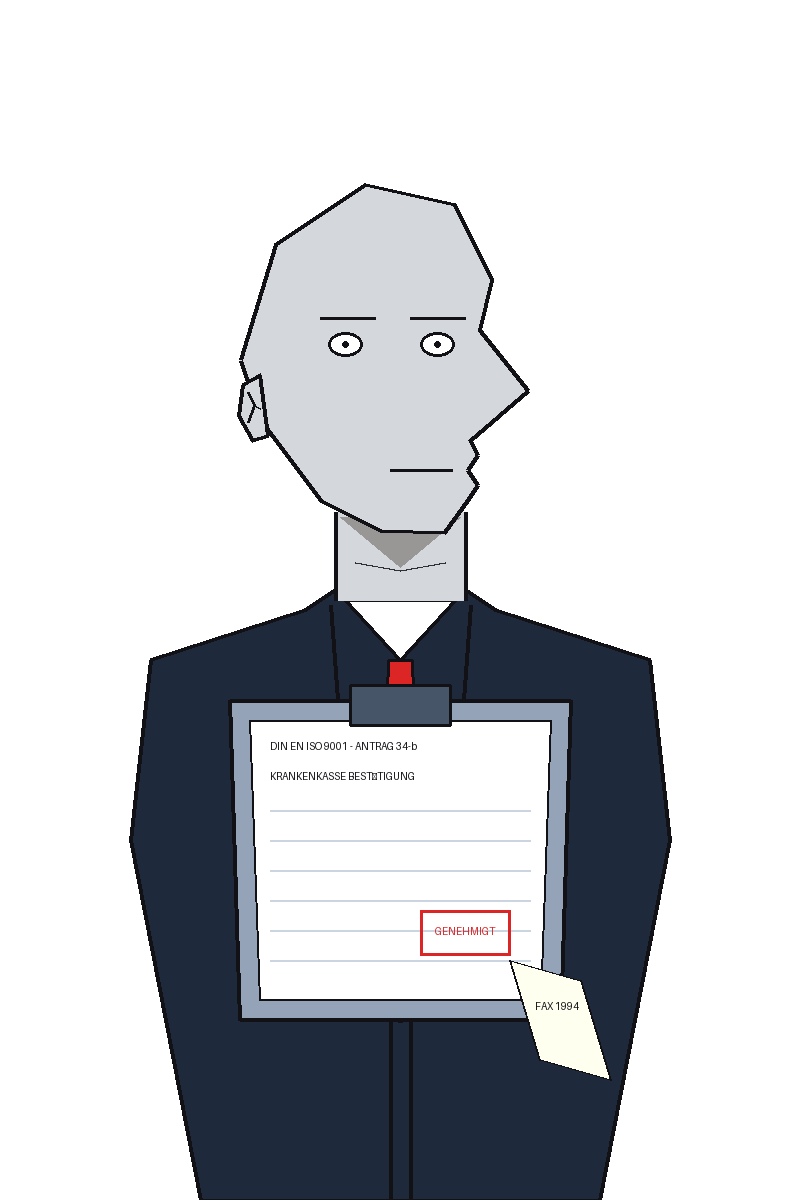
#> input picture assets/test_wojaks/germany_din_fax.png, 800 x 1200 px
$ python -i lighting.py   (imports and definitions only)
#> lines starting #> are read from the running program, lines starting #| are printed output that depends on the picture
#> further down, picture is the input picture: PIL image 800x1200 RGBA; mean R, G, B, A 47.7, 49.9, 53.7, 96.9
"""Pure Pillow coloured-light helpers for explainer scenes in the long-form renderer.

The in-place helpers accept RGB or RGBA images and keep the size, mode and alpha
channel of the image they change. ``add_bloom`` returns a new RGB image. Colour and
intensity values are clamped, and any geometry that falls outside the canvas is
clipped rather than raising. Blurs run at reduced size where that is cheap.
"""

from __future__ import annotations

import math
import random
from collections.abc import Sequence

from PIL import Image, ImageChops, ImageDraw, ImageFilter

_BLACK = (0, 0, 0)
_WHITE_HOT = (255, 248, 232)
_CONE_LAYERS = 12
_DOWNSCALE = 4


def _clamp01(value: float) -> float:
    return max(0.0, min(1.0, float(value)))


def _rgb_triplet(color: Sequence[float]) -> tuple[int, int, int]:
    r, g, b = (int(max(0, min(255, round(c)))) for c in tuple(color)[:3])
    return (r, g, b)


def _scale_lut(k: float, gain: float = 1.0) -> list[int]:
    """Return a 256-entry LUT that multiplies values by ``k * gain`` with clamping."""
    return [min(255, int(v * k * gain)) for v in range(256)]


# [28 lines left out: functions _split, _finish, _clip_box, not called in this run]


def _blur(mask: Image.Image, radius: float, scale: int = 1) -> Image.Image:
    """Gaussian-blur ``mask``, optionally at ``1/scale`` size then upscaled."""
    if radius <= 0:
        return mask
    if scale <= 1:
        return mask.filter(ImageFilter.GaussianBlur(radius))
    w, h = mask.size
    small = mask.resize((max(1, w // scale), max(1, h // scale)), Image.Resampling.BILINEAR)
    small = small.filter(ImageFilter.GaussianBlur(max(0.5, radius / scale)))
    return small.resize((w, h), Image.Resampling.BICUBIC)


# [5 lines left out: function _screen_into, not called in this run]


def _draw_disc(layer: Image.Image, cx: float, cy: float, r: float, value: int) -> None:
    ImageDraw.Draw(layer).ellipse((cx - r, cy - r, cx + r, cy + r), fill=value)


def add_bloom(
    img: Image.Image,
    threshold: int = 180,
    radius: float = 24,
    strength: float = 0.6,
) -> Image.Image:
    """Return a new RGB image where areas brighter than ``threshold`` bleed outward.

    The bright parts are isolated with a soft knee, blurred, scaled by ``strength``
    and screen-blended back over the original.
    """
#> called with threshold = 180, radius = 24, strength = 0.6
    base = img.convert("RGB")
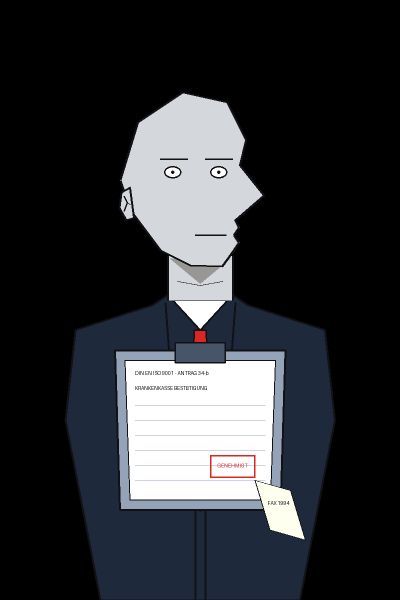
#> base: PIL image 800x1200 RGB (shown at 1/2 size); mean R, G, B 47.7, 49.9, 53.7
    thr = int(max(0, min(254, threshold)))
    span = 255 - thr
    knee = [min(255, (v - thr) * 255 // span) if v > thr else 0 for v in range(256)]
    bright = base.point(knee * 3)
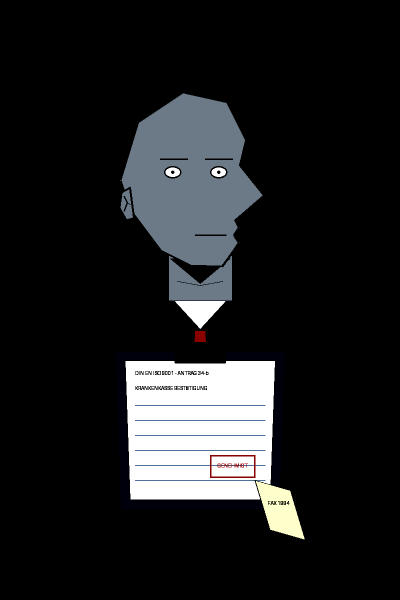
#> bright: PIL image 800x1200 RGB (shown at 1/2 size); mean R, G, B 30.7, 31.6, 32.7
    scale = _DOWNSCALE if radius >= 8 else 1
    blurred = _blur(bright, float(radius), scale)
#> in _blur, `small = small.filter(ImageFilter.GaussianBlur(max(0.5, radius / scale)))`:
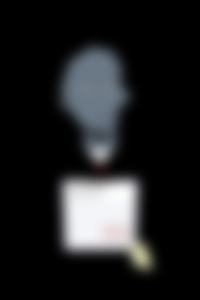
#> small: PIL image 200x300 RGB; mean R, G, B 30.7, 31.6, 32.7
    glow = blurred.point(_scale_lut(_clamp01(strength)) * 3)
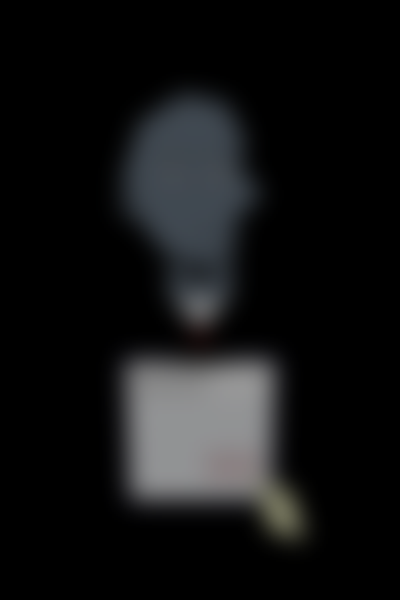
#> glow: PIL image 800x1200 RGB (shown at 1/2 size); mean R, G, B 18.3, 18.8, 19.5
    return ImageChops.screen(base, glow)
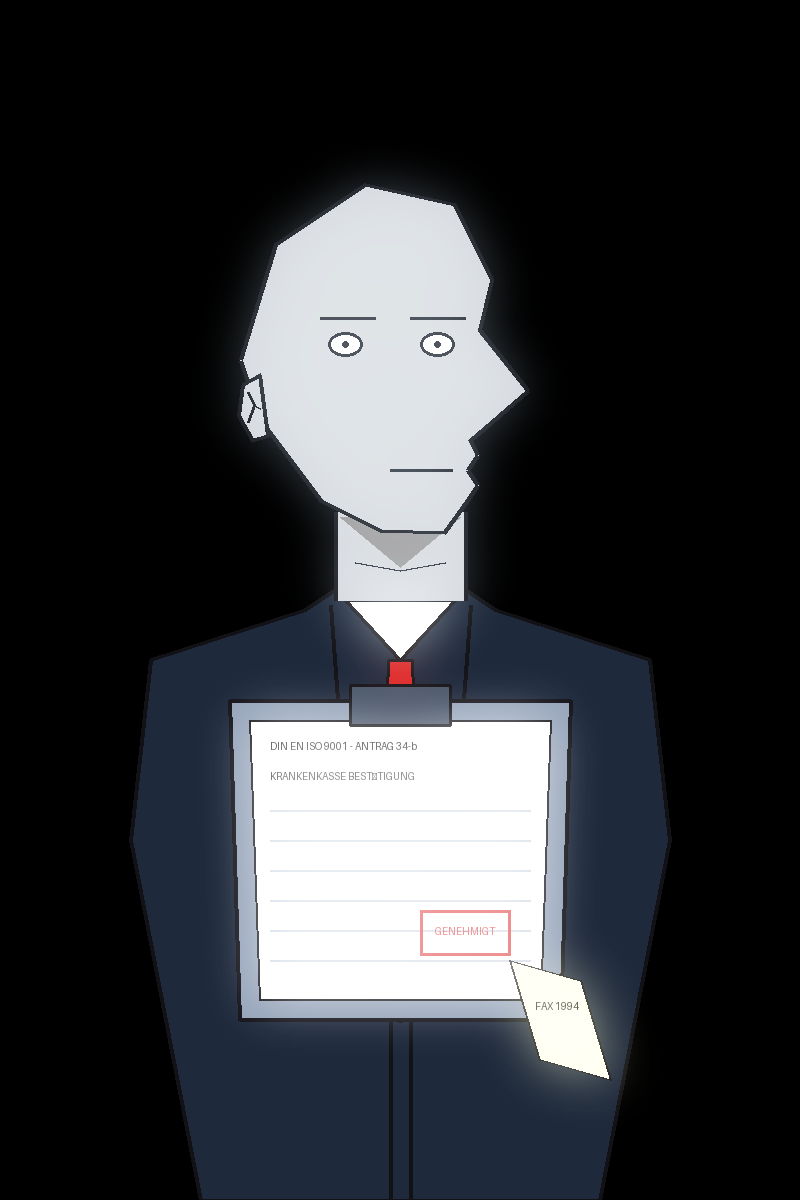
#> returned value: PIL image 800x1200 RGB; mean R, G, B 50.9, 53.2, 56.9


# [186 lines left out: functions light_cone, rim_light, colour_wash, source_glow, not called in this run]

>>> from PIL import Image
>>> picture = Image.open('../../../assets/test_wojaks/germany_din_fax.png')
>>> result = add_bloom(picture)
